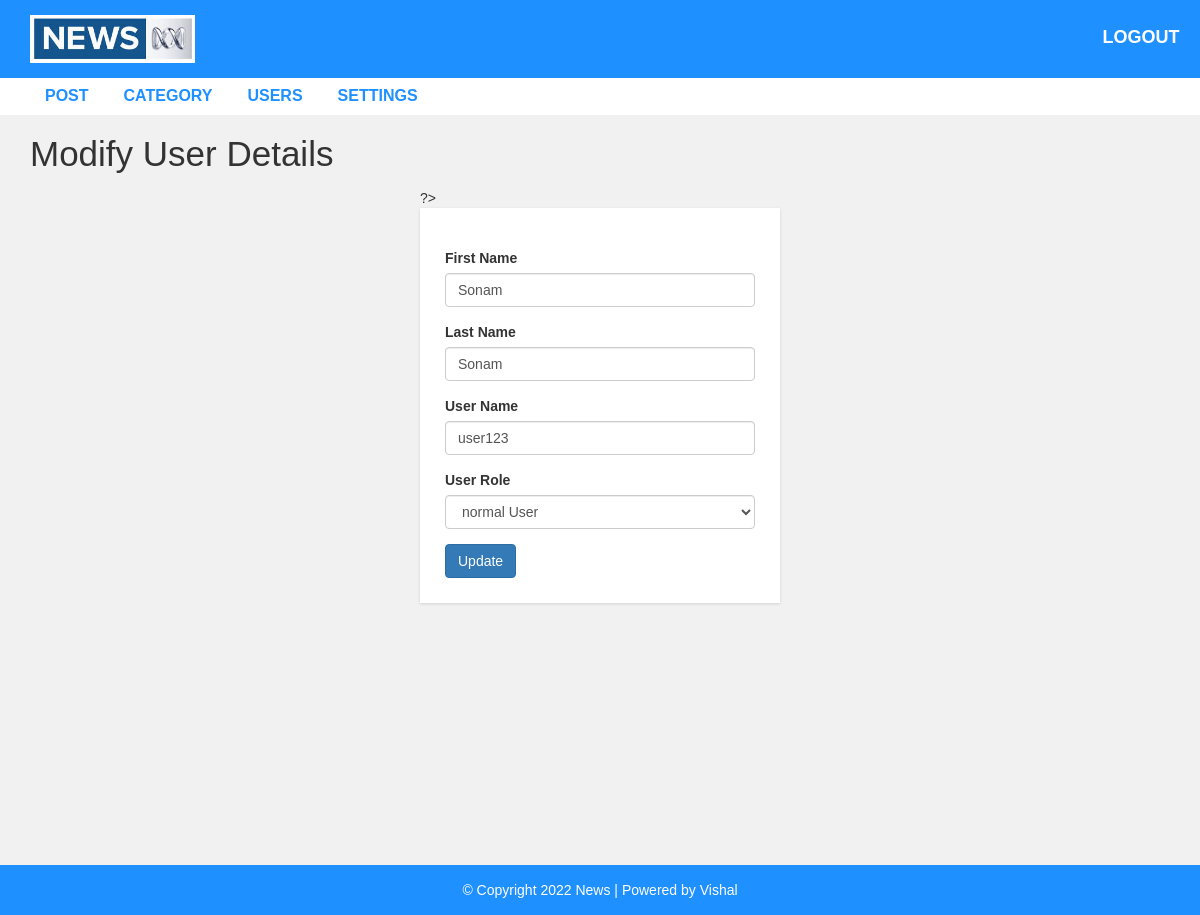
The page /admin/update-user.php?id=27 (signed in) on the database its author committed.
### tables this page shows
CREATE TABLE `user` (
  `user_id` int(10) UNSIGNED NOT NULL,
  `first_name` varchar(30) NOT NULL,
  `last_name` varchar(30) NOT NULL,
  `username` varchar(30) DEFAULT NULL,
  `password` varchar(40) DEFAULT NULL,
  `role` int(11) NOT NULL
);

CREATE TABLE `settings` (
  `id` int(11) NOT NULL,
  `website_name` varchar(100) NOT NULL,
  `logo` varchar(100) NOT NULL,
  `website_footer` varchar(255) NOT NULL
);

### admin/update-user.php (the view, shortened to what this page needs)
<?php include "header.php"; ?>
<div id="admin-content">
    <div class="container">
        <div class="row">
            <div class="col-md-12">
                <h1 class="admin-heading">Modify User Details</h1>
            </div>
            <div class="col-md-offset-4 col-md-4">
                <?php
                include "config.php";
                $user_id = $_GET['id'];
                $sql = "SELECT * FROM user WHERE user_id = '$user_id'";
                $result = mysqli_query($conn, $sql) or die("Query Error");
                if (mysqli_num_rows($result) > 0) {
                    while ($row = mysqli_fetch_assoc($result)) {
                ?>
                        ?>
                        <form action="<?php $_SERVER['PHP_SELF']; ?>" method="POST">
                            <div class="form-group">
                                <label>First Name</label>
                                <input type="text" name="f_name" class="form-control" value="<?php echo $row['first_name']; ?>" placeholder="" required>
                            </div>
                            <div class="form-group">
                                <label>Last Name</label>
                                <input type="text" name="l_name" class="form-control" value="<?php echo $row['last_name']; ?>" placeholder="" required>
                            </div>
                            <div class="form-group">
                                <label>User Name</label>
                                <input type="text" name="username" class="form-control" value="<?php echo $row['username']; ?>" placeholder="" required>
                            </div>
                            <div class="form-group">
                                <label>User Role</label>
                                <select class="form-control" name="role">
                                    <?php
                                    if ($row['role'] == 1) {
                                    ?>
                                        <option value="0">normal User</option>
                                        <option value="1" selected>Admin</option>
                                    <?php } else {
                                    ?>
                                        <option value="0" selected>normal User</option>
                                    <?php
                                    }  ?>
                                </select>
                            </div>
                            <input type="submit" name="submit" class="btn btn-primary" value="Update" required />
                        </form>
                <?php
                    }
                }
                ?>
            </div>
        </div>
    </div>
</div>
<?php include "footer.php"; ?>

### admin/footer.php
<?php
include 'config.php';
$sql = "SELECT website_footer FROM settings";
$result = mysqli_query($conn, $sql) or die("Query Faild");
if(mysqli_num_rows($result) > 0){
    $row = mysqli_fetch_assoc($result);
}
?>
<div id ="footer">
    <div class="container">
        <div class="row">
            <div class="col-md-12">
                <span><?php echo $row['website_footer']  ?></a></span>
            </div>
        </div>
    </div>
</div>
</body>
</html>

### css/style.css (style rules this page uses)
body { background: #f1f1f1; font-family: sans-serif,arial,Helvetica; }
#admin-content { padding: 20px 0; min-height: 750px; }
#admin-content .admin-heading { font-size: 35px; margin: 0 0 15px; }
form { background: #fff; padding: 25px; box-shadow:0 1px 3px rgba(0, 0, 0, 0.13); }
#footer { color: #fff; padding:15px 0; text-align:center; background-color:#1e90ff; }

### rows shown on the page
user: f_name "Sonam", l_name "Sonam", username "user123", role "normal User"
settings: website_footer "© Copyright 2022 News | Powered by Vishal"
